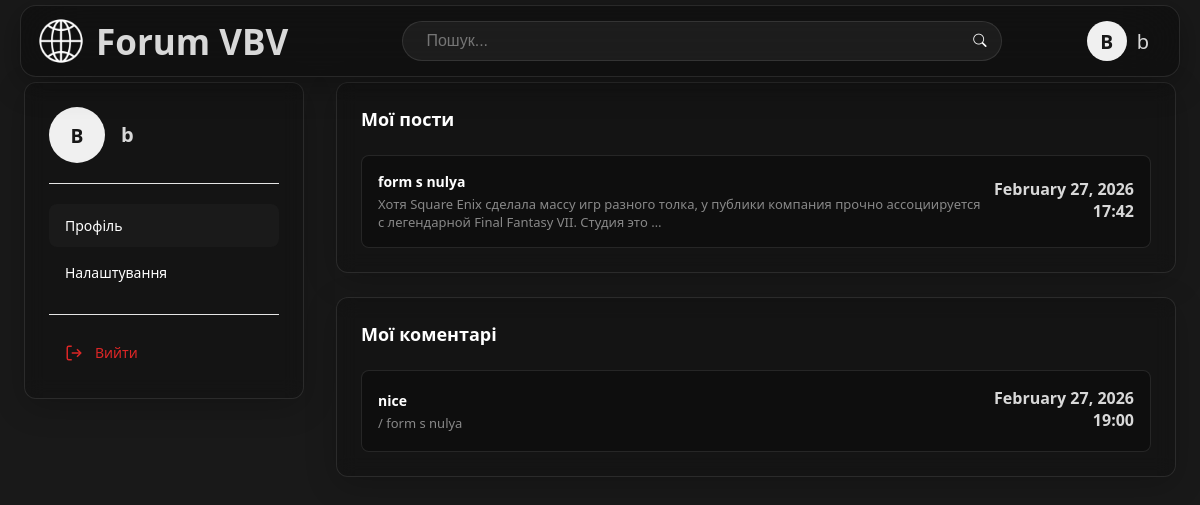
The app's page /account/ (signed in), older data.
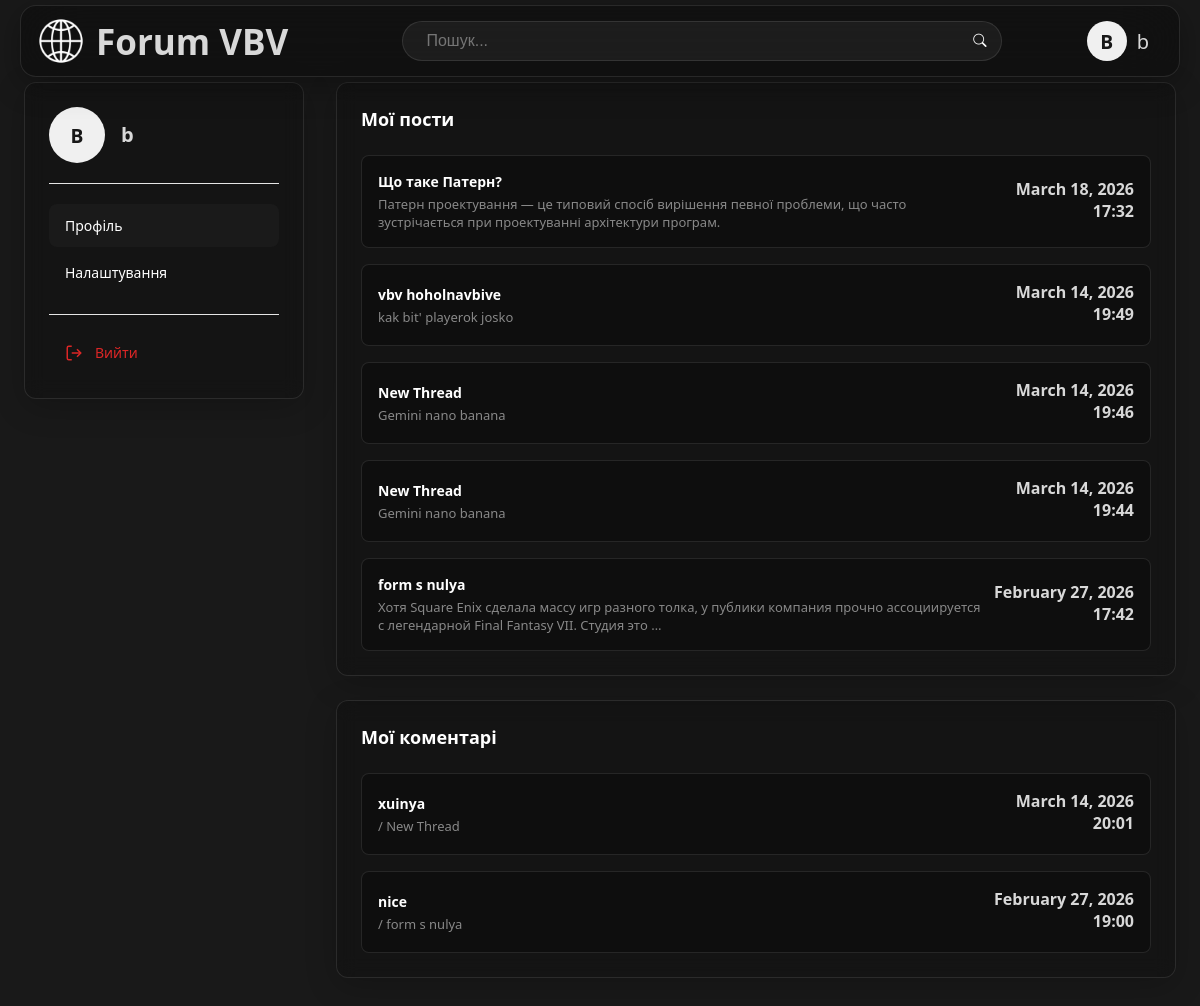
The same page, newer data.
### auth_sys/models.py (models this page shows, shortened)
class User(AbstractUser):
    avatar = models.ImageField(
        upload_to=user_avatar_path,
        blank=True,
        verbose_name='Аватар'
    )
    def get_avatar_char(self):
        return self.username[0].upper() if self.username else '?'
    class Meta:
        verbose_name = "Пользователь"
        verbose_name_plural = "Пользователи"

### forum/models.py (models this page shows, shortened)
class Thread(models.Model):
    theme = models.ForeignKey(Theme, on_delete=models.CASCADE, verbose_name='Главная тема')
    title = models.CharField(max_length=155, verbose_name='Название темы')
    author = models.ForeignKey(settings.AUTH_USER_MODEL, on_delete=models.CASCADE, verbose_name='Автор')
    created_at = models.DateTimeField(default=timezone.now, verbose_name='Дата создания')
    description = models.TextField(max_length=255, verbose_name='Описание темы')
    content = models.TextField(verbose_name='Текст темы')
    class Meta:
        verbose_name = 'thread'
        verbose_name_plural = 'threads'

class Post(models.Model):
    thread = models.ForeignKey(Thread, on_delete=models.CASCADE, related_name='posts', verbose_name='Тема')
    author = models.ForeignKey(settings.AUTH_USER_MODEL, on_delete=models.CASCADE, verbose_name='Автор')
    content = models.TextField(verbose_name='Текст сообщения')
    created_at = models.DateTimeField(default=timezone.now, verbose_name='Дата создания')
    updated_at = models.DateTimeField(auto_now=True, verbose_name='Дата обновления')
    class Meta:
        verbose_name = 'Сообщение'
        verbose_name_plural = 'Сообщения'

### forum/views.py (the view, shortened to what this page needs)
# urls.py: path('account/', views.profile_view, name='profile'),
@login_required
def profile_view(request):
    user = request.user
    user_threads = Thread.objects.filter(author=user).order_by('-created_at')
    user_posts = Post.objects.filter(author=user).order_by('-created_at')
    context = {
        'user_threads': user_threads,
        'user_posts': user_posts,
    }
    return render(request, 'forum/account/account.html', context)

### content/templates/forum/account/account.html (shortened to what this page needs)
{% extends 'base.html' %}
{% load static %}
{% block css %}
<link rel="stylesheet" href="{% static 'css/account/profile.css' %}">
{% endblock %}
{% block content %}
<main class="main">
    <aside class="sidebar">
        <div class="sidebar-card">
            <div class="user-info">
                <div class="user-avatar">
                    {% if user.avatar %}
                        <img src="{{ user.avatar.url }}" class="avatar-img">
                    {% else %}
                        <div class="avatar-letter">
                            {{ user.get_avatar_char }}
                        </div>
                    {% endif %}
                </div>
                <h3>{{ user.username }}</h3>
            </div>
            <nav class="sidebar-nav">
                <a class="tab-link active" data-tab="profile">Профiль</a>
                <a class="tab-link" data-tab="settings">Налаштування</a>
                <div class="logout-btn">
                    <a href="{% url 'auth_sys:logout' %}">
                        <svg viewBox="0 0 24 24" fill="none" stroke="currentColor" stroke-width="2">
                            <path d="M9 21H5a2 2 0 0 1-2-2V5a2 2 0 0 1 2-2h4"></path>
                            <polyline points="16 17 21 12 16 7"></polyline>
                            <line x1="21" y1="12" x2="9" y2="12"></line>
                        </svg>
                        Вийти
                    </a>
                </div>
            </nav>
        </div>
    </aside>
    <div class="content active" id="profile">
    <div class="card">
        <div class="card-header">
            <h2>Мої пости</h2>
        </div>
        <div class="posts-list">
            {% for thread in user_threads %}
            <a href="{% url 'forum:thread_details' thread.pk %}">
                <div class="post-item">
                    <div class="post-info">
                        <div class="post-details">
                            <h4>{{ thread.title }}</h4>
                            <p>{{thread.description|truncatewords:20}}</p>
                        </div>
                    </div>
                    <div class="post-meta">
                        <div class="post-date">
                            <p>{{ thread.created_at|date:"F j, Y"}}</p>
                            <p>{{ thread.created_at|time:"H:i"}}</p>
                        </div>
                    </div>
                </div>
            </a>
            {% endfor %}
        </div>
    </div>
    <div class="card">
        <div class="card-header">
            <h2>Мої коментарі</h2>
        </div>
        <div class="posts-list">
            {% for post in user_posts %}
            <a href="{% url 'forum:thread_details' post.thread.pk %}">
                <div class="post-item">
                    <div class="post-info">
                        <div class="post-details">
                            <h4>{{post.content}}</h4>
                            <p>{{post.thread.theme.title}} / {{post.thread.title}}</p>
                        </div>
                    </div>
                    <div class="post-meta">
                        <div class="post-date">
                            <p>{{ post.created_at|date:"F j, Y"}}</p>
                            <p>{{ post.created_at|time:"H:i"}}</p>
                        </div>
                    </div>
                </div>
            </a>
            {% endfor %}
        </div>
    </div>
    </div>
</main>
{% endblock %}

### content/templates/base.html (shortened to what this page needs)
<!DOCTYPE html>
<html lang="en">
<head>
    {% load static %}
    <link rel="stylesheet" href="https://cdn.jsdelivr.net/npm/bootstrap-icons@1.11.0/font/bootstrap-icons.css">
    <link rel="stylesheet" href="{% static 'css/base.css' %}">
    {% block css %}{% endblock %}
</head>
<body>
    <header>
        {% include 'partials/navbar.html' %}
    </header>
    <main>
        {% block content %}
        {% endblock %}
    </main>
</body>
</html>

### content/templates/partials/navbar.html (shortened to what this page needs)
{% load static %}
<link rel="stylesheet" href="{% static 'css/partials/navbar.css' %}">
<nav class="nav">
    <div class="navbar">
        <div class="left-side">
            <a class="logo" href="{% url 'forum:home' %}">
                <img src="{% static 'img/icon.png' %}" alt="logo">
                <p>Forum VBV</p>
            </a>
        </div>
        <div class="search">
            <form action="{% url 'forum:search' %}" method="get" class="search-form">
            <input type="text" name="q" placeholder="Пошук..." required autocomplete="off">
            <button type="submit"><i class="bi bi-search"></i></button>
        </form>
        </div>
        <div class="user-links">
                {% if user.is_authenticated %}
                <a href="{% url 'forum:profile' %}" class="menu-user-item">
                    {% if user.avatar %}
                        <img src="{{ user.avatar.url }}" class="user-avatar-img">
                    {% else %}
                        <div class="user-avatar-letter">
                            {{ user.get_avatar_char }}
                        </div>
                    {% endif %}
                    <span>{{user.username}}</span>
                </a>
                {% endif %}
            </div>
    </div>
</nav>

### content/static/css/base.css (style rules this page uses)
* { margin: 0; padding: 0; box-sizing: border-box; }
a { text-decoration: none; color: rgb(216, 216, 216); }
html { margin-left: calc(100vw - 100%); }
body { font-family: 'Segoe UI', Tahoma, Verdana, sans-serif; height: 100vh; margin: 0; }

### content/static/css/account/profile.css (style rules this page uses)
a { text-decoration: none; color: inherit; }
p { color: rgb(216, 216, 216); }
.main { max-width: 1200px; margin: 0 auto; padding: 0 24px; padding-bottom: 32px; display: flex; gap: 32px; }
.sidebar { width: 280px; flex-shrink: 0; }
.sidebar-card { background-color: rgb(0 0 0 / 20%); -webkit-backdrop-filter: blur(12px) saturate(180%); backdrop-filter: blur(10px) saturate(130%); border: 1px solid rgba(255, 255, 255, 0.1); box-shadow: 0 8px 32px 0 rgba(0, 0, 0, 0.2); overflow: hidden; border-radius: 12px; padding: 24px; }
.user-info { display: flex; align-items: center; gap: 16px; padding-bottom: 20px; border-bottom: 1px solid #e5e5e5; margin-bottom: 20px; }
.avatar-letter { width: 56px; height: 56px; background-color: #f0f0f0; color: #181818; display: flex; align-items: center; justify-content: center; border-radius: 50%; font-weight: bold; font-size: 1.2rem; text-transform: uppercase; }
.user-info h3 { font-size: 20px; font-weight: 700; margin-bottom: 2px; color: rgb(216, 216, 216); }
.sidebar-nav { display: flex; flex-direction: column; gap: 4px; }
.sidebar-nav a { display: flex; align-items: center; gap: 12px; padding: 12px 16px; border-radius: 8px; font-size: 14px; color: #fff; transition: all 0.2s; cursor: pointer; }
.sidebar-nav a.active { background-color: #1a1a1a; color: #fff; }
.sidebar-nav svg { width: 18px; height: 18px; }
.logout-btn { margin-top: 16px; padding-top: 16px; border-top: 1px solid #e5e5e5; }
.logout-btn a { color: #dc2626; }
.content { flex: 1; display: none; flex-direction: column; gap: 24px; }
.content.active { display: flex; }
.card { background-color: rgb(0 0 0 / 20%); -webkit-backdrop-filter: blur(12px) saturate(180%); backdrop-filter: blur(10px) saturate(130%); border: 1px solid rgba(255, 255, 255, 0.1); box-shadow: 0 8px 32px 0 rgba(0, 0, 0, 0.2); overflow: hidden; border-radius: 12px; padding: 24px; }
.card-header { color: #fff; display: flex; align-items: center; justify-content: space-between; margin-bottom: 24px; }
.card-header h2 { font-size: 18px; font-weight: 600; }
.posts-list { display: flex; flex-direction: column; gap: 16px; }
.post-item { display: flex; align-items: center; justify-content: space-between; padding: 16px; border-radius: 8px; background-color: rgb(0 0 0 / 30%); border: 1px solid rgba(255, 255, 255, 0.1); overflow: hidden; }
.post-info { display: flex; max-width: 80%; align-items: center; gap: 16px; }
.post-details h4 { font-size: 14px; font-weight: 600; margin-bottom: 4px; color: #fff; }
.post-details p { font-size: 13px; color: #888; }
.post-meta { text-align: right; }
.post-date { font-size: 16px; font-weight: 600; margin-bottom: 4px; color: #fff; }

Row changes from the older to the newer data that the page shows:
added Thread: title "Що таке Патерн?", description "Патерн проектування — це типовий спосіб вирішення певної проблеми, що часто зустрічається при проектуванні архітектури програм.", created_at "March 18, 2026", created_at "17:32"
added Thread: title "vbv hoholnavbive", description "kak bit' playerok josko", created_at "March 14, 2026", created_at "19:49"
added Thread: title "New Thread", description "Gemini nano banana", created_at "March 14, 2026", created_at "19:46"
added Thread: title "New Thread", description "Gemini nano banana", created_at "March 14, 2026", created_at "19:44"
added Post: content "xuinya", thread "New Thread", created_at "March 14, 2026", created_at "20:01"
